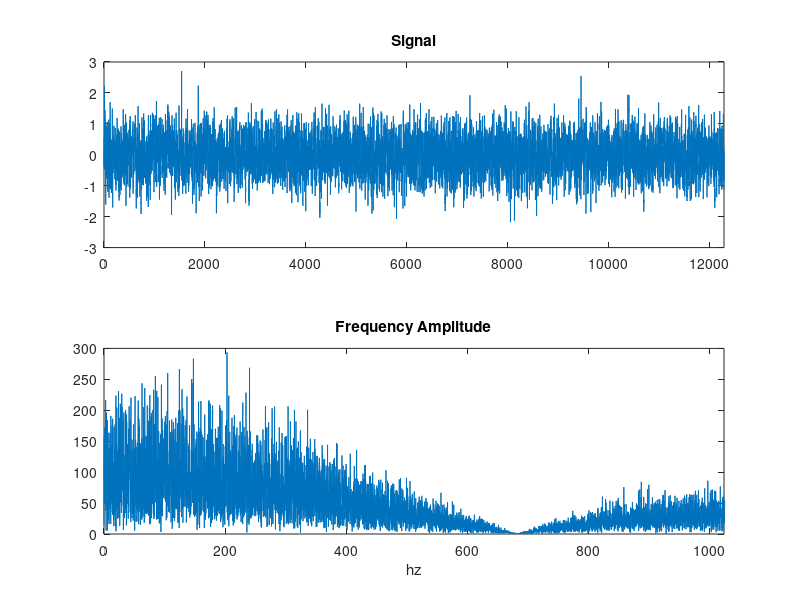
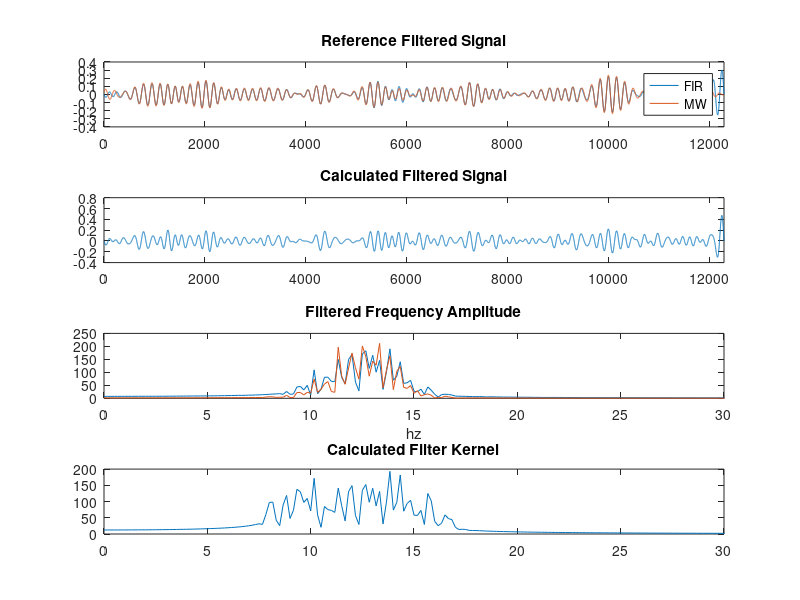
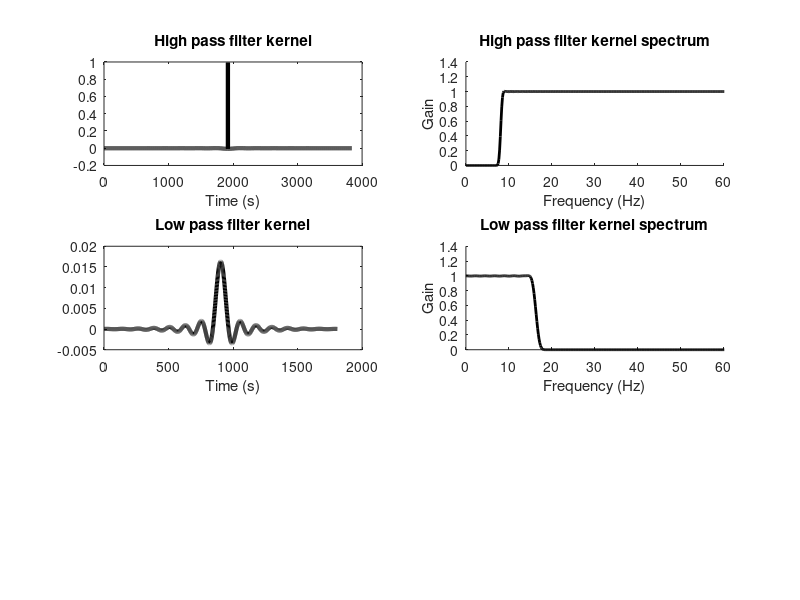

MATLAB code for these plots, in order:
% Code challenge to match filtering of reference signals from professor using
% a FIR filter then a Morlet Wavelet
load wavelet_codeChallenge.mat

% Setup plotting figures
figFilterKernels = figure(3);
set(figFilterKernels,'name','Filter Kernels');
clf(figFilterKernels);

figSignals = figure(1);
numpts = length(signal);
subplot(2,1,1);
plot(signal);
xlim([0 numpts]);
title('Signal');

subplot(2,1,2);
signalX = abs(fft(signal,numpts));
hz = linspace(0,srate,numpts);
plot(hz,signalX);
xlim([0 srate/2]);
xlabel('hz');
title('Frequency Amplitude');

% SignalFIR & signaMW
figFiltered = figure(2); 
hold on;
numpts = length(signalFIR);
subplot(4,1,1);
plot((1:numpts),signalFIR,(1:numpts),signalMW);
xlim([0 numpts]);
title('Reference Filtered Signal');
legend('FIR','MW');

subplot(4,1,3);
signalX = abs(fft(signalFIR,numpts));
signalMWX = abs(fft(signalMW,numpts));
hz = linspace(0,srate,numpts);
plot(hz,signalX,hz,signalMWX);
xlim([0 30]);
xlabel('hz');
title('Filtered Frequency Amplitude');

% First implement a FIR filter to match
% High pass first
fcutoff = 8;
order   = round( 15*srate/fcutoff );
% 
highPassKern = fir1(order,fcutoff/(srate/2),'high'); 
highPassKernX = abs(fft(highPassKern,numpts)).^2;
% 
figure(figFilterKernels);
subplot(321)
plot(highPassKern,'k','linew',3)
xlabel('Time (s)')
title('High pass filter kernel')

subplot(322), hold on
plot(hz,highPassKernX(1:length(hz)),'k','linew',2)
set(gca,'xlim',[0 60])
xlabel('Frequency (Hz)'), ylabel('Gain')
title('High pass filter kernel spectrum')

sigFiltHighPass = filtfilt(highPassKern,1,signal);
sigFiltHightPassX = fft(sigFiltHighPass);

% Low pass next
fcutoff = 17;
order   = round( 15*srate/fcutoff );

lowPassKern = fir1(order,fcutoff/(srate/2),'low'); 
lowPassKernX = abs(fft(lowPassKern,numpts)).^2;

figure(figFilterKernels);
subplot(323)
plot(lowPassKern,'k','linew',3)
xlabel('Time (s)')
title('Low pass filter kernel')

subplot(324), hold on
plot(hz,lowPassKernX(1:length(hz)),'k','linew',2)
set(gca,'xlim',[0 60])
xlabel('Frequency (Hz)'), ylabel('Gain')
title('Low pass filter kernel spectrum')

sigFiltLowPass = filtfilt(lowPassKern,1,sigFiltHighPass);
sigFiltLowPassX = abs(fft(sigFiltLowPass));

figure(figFiltered)

subplot(4,1,2);
plot((1:numpts),sigFiltLowPass);
xlim([0 numpts]);
title('Calculated Filtered Signal');

subplot(4,1,4);
plot(hz,sigFiltLowPassX);
xlim([0 30]);
title('Calculated Filter Kernel');
